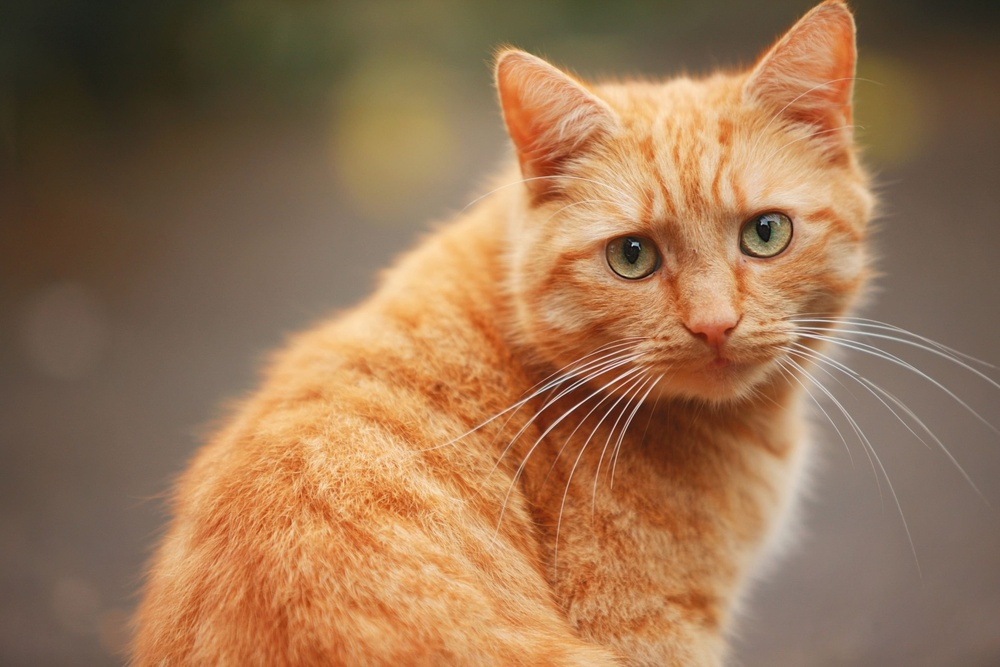
#> input picture rotate30/src_image.jpeg, 1000 x 667 px, shrunk from 2820 x 1880 before the run
$ jupyter execute main.ipynb
#> lines starting #> are read from the running program, lines starting #| are printed output that depends on the picture; after the words box and inside, x2 and y2 are one past the last pixel; in counts of white or black regions, pixels touching at a corner belong together
[cell 1]
# задание:
# повернуть изображение на 30 градусов вокруг заданной точки

[cell 2]
import cv2

# угол поворота
angle = 30

src_image = cv2.imread('src_image.jpeg')
#> src_image is the input picture: shape (667, 1000, 3); mean B, G, R 82.7, 115.2, 152.1
height, width = src_image.shape[:2]
#> height = 667; width = 1000

# точка, вокруг которой будем выполнять поворот
point_x = width // 4
#> point_x = 250
point_y = height // 4
#> point_y = 166

# для наглядности выделяем точку поворота черной рамкой
box_size = 10
top_left = (point_x - box_size // 2, point_y - box_size // 2)
#> top_left = (245, 161)
bottom_right = (point_x + box_size // 2, point_y + box_size // 2)
#> bottom_right = (255, 171)
cv2.rectangle(src_image, top_left, bottom_right, (0, 0, 0), 2)
#> src_image: shape (667, 1000, 3); 0.02% of pixels changed, all inside (x1, y1, x2, y2) = (244, 160, 257, 173)
cv2.imwrite('src_box_point.jpeg', src_image)

translation_matrix = cv2.getRotationMatrix2D((point_x, point_y), angle, 1.0)

result_image = cv2.warpAffine(src_image, translation_matrix, dsize=(width, height))
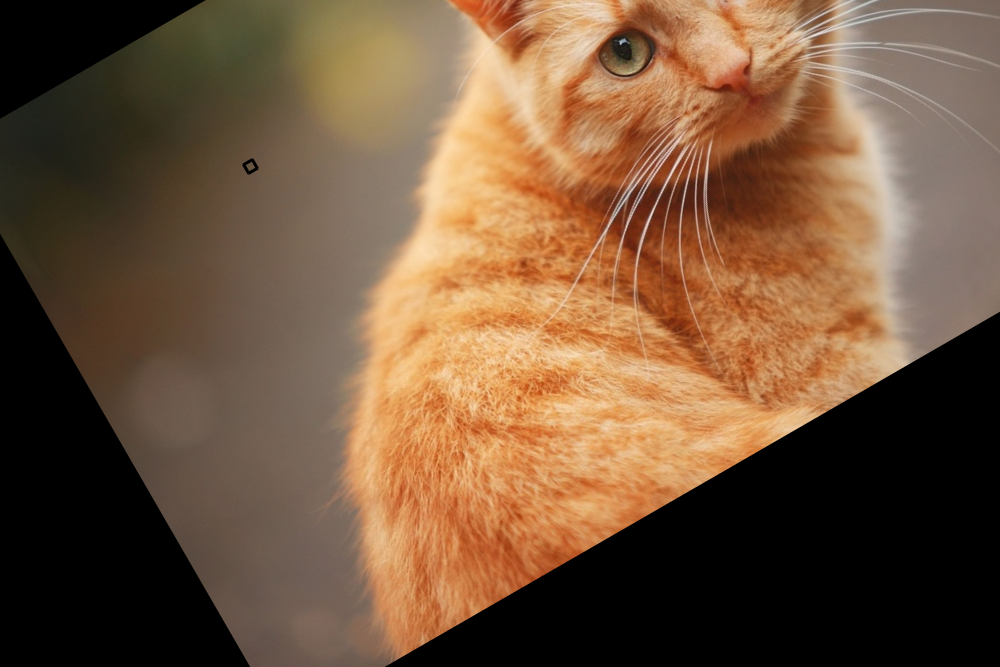
#> result_image: shape (667, 1000, 3); mean B, G, R 60.2, 85.3, 114.7

cv2.imwrite('result_image.jpeg', result_image)
#> Out = True
